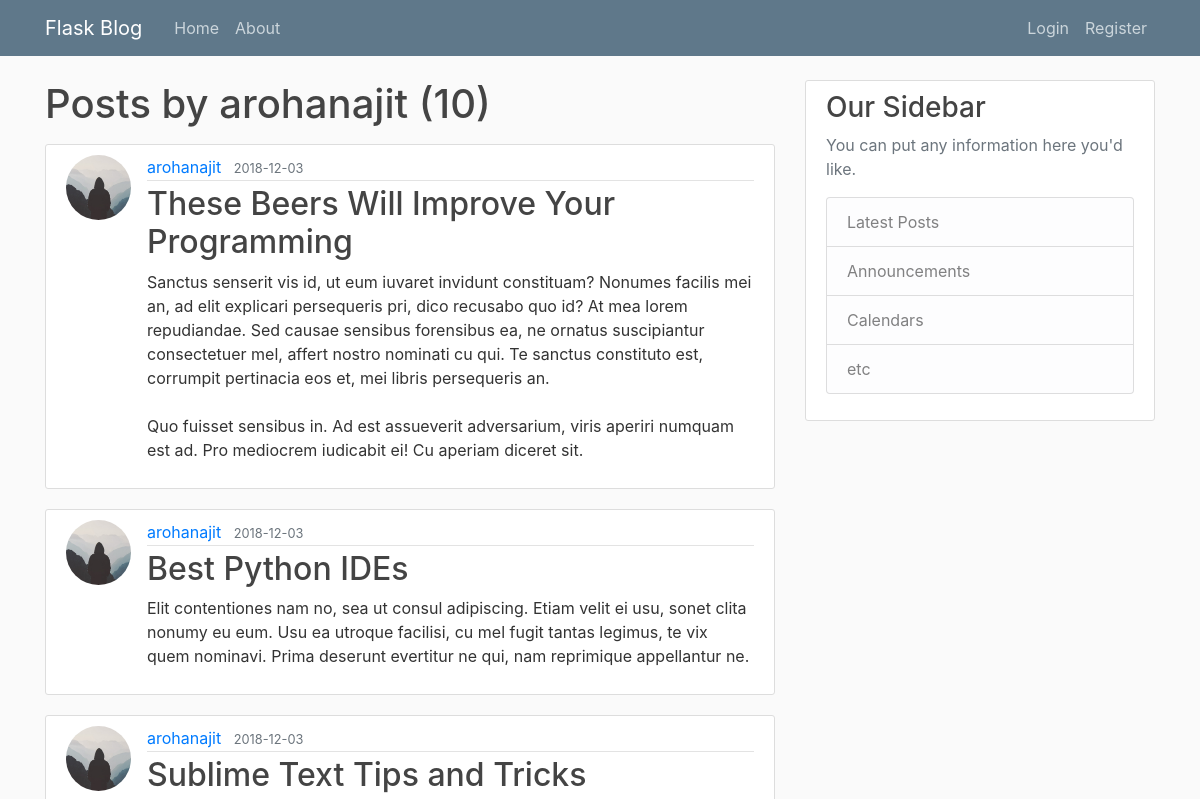
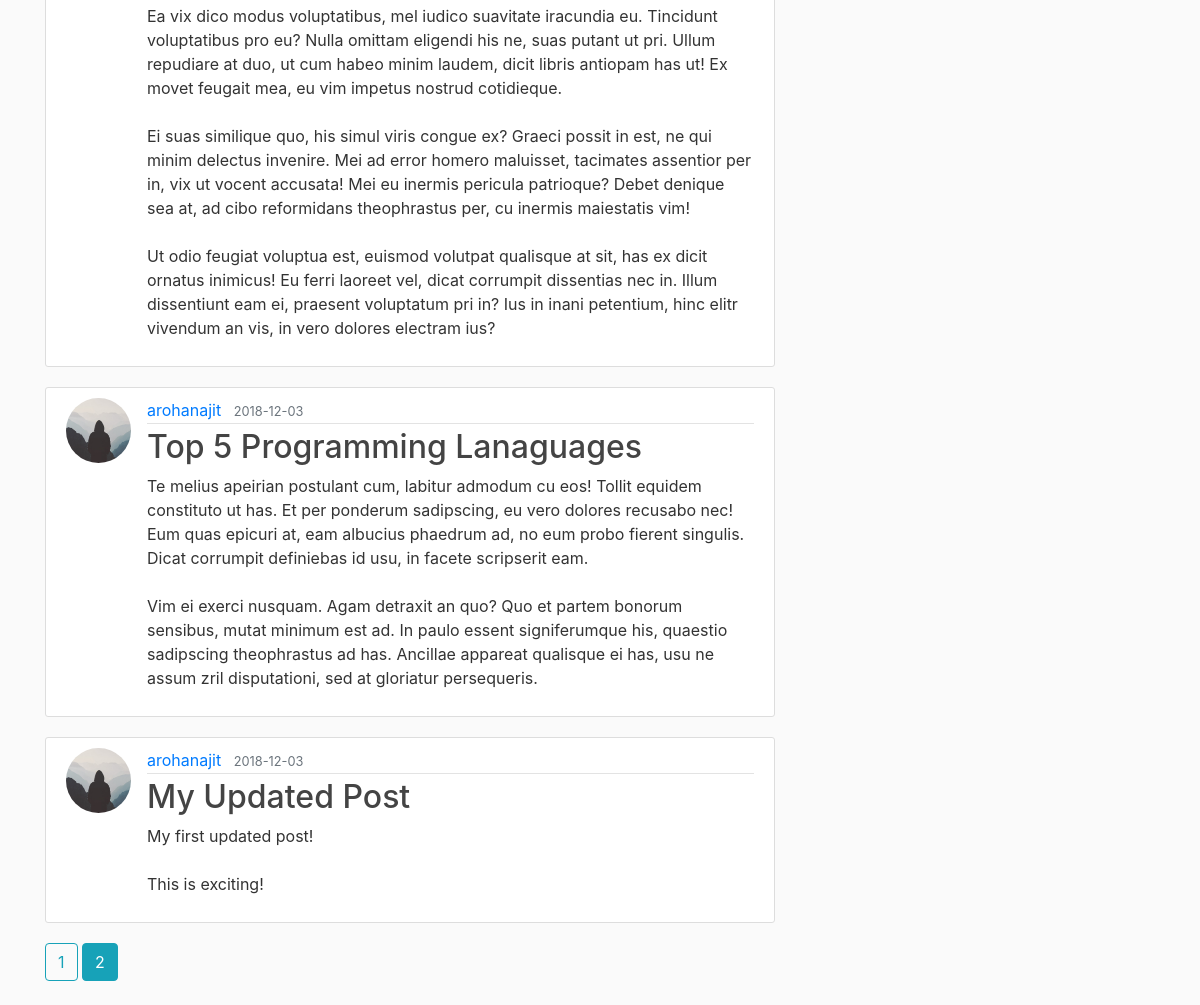
Page /user/arohanajit?page=2 on the committed database (2 pictures, top to bottom).
### flaskblog/models.py (models this page shows, shortened)
class User(db.Model, UserMixin):
    id = db.Column(db.Integer, primary_key=True)
    username = db.Column(db.String(20), unique=True, nullable=False)
    email = db.Column(db.String(120), unique=True, nullable=False)
    image = db.Column(db.String(20), nullable=False,
                           default='default.jpg')
    password = db.Column(db.String(60), nullable=False)
    posts = db.relationship('Post', backref='author', lazy=True)

class Post(db.Model):
    id = db.Column(db.Integer, primary_key=True)
    title = db.Column(db.String(100), nullable=False)
    date_posted = db.Column(db.DateTime, nullable=False,
                            default=datetime.utcnow)
    content = db.Column(db.Text, nullable=False)
    user_id = db.Column(db.Integer, db.ForeignKey('user.id'), nullable=False)

### flaskblog/users/routes.py (the view)
@users.route("/user/<string:username>")
def user_posts(username):
    page = request.args.get('page', 1, type=int)
    user = User.query.filter_by(username=username).first_or_404()
    posts = Post.query.filter_by(author=user).order_by(
        Post.date_posted.desc()).paginate(page=page, per_page=5)
    return render_template('user_post.html', posts=posts, user=user)

### flaskblog/templates/user_post.html
{% extends "layout.html" %}
    {% block content %}
    <h1 class="mb-3">Posts by {{ user.username}} ({{ posts.total}})</h1>
        {% for post in posts.items %}
            <article class="media content-section">
                <img class="rounded-circle article-img" src={{ url_for('static', filename='profile_pics/'+post.author.image)}}>
                <div class="media-body">
                    <div class="article-metadata">
                        <a class="mr-2" href="{{ url_for('users.user_posts', username = post.author.username) }}">
                                            {{ post.author.username }}</a>
                        <small class="text-muted">{{ post.date_posted.strftime('%Y-%m-%d') }}</small>
                    </div>
                    <h2><a class="article-title" href="{{ url_for('posts.post', post_id=post.id) }}">{{ post.title }}</a></h2>
                    <p class="article-content">{{ post.content }}</p>
                </div>
            </article>
        {% endfor %}
        {% for page_num in posts.iter_pages(left_edge=1, right_edge=1, left_current=1, right_current=2) %}
            {% if page_num %}
                {% if posts.page == page_num %}
                    <a class="btn btn-info mb-4" href="{{url_for('users.user_posts', username = user.username, page=page_num)}}">{{ page_num }}</a>
                {% else %}
                    <a class="btn btn-outline-info mb-4" href="{{url_for('users.user_posts', username = user.username, page=page_num)}}">{{ page_num }}</a>
                {% endif %}
            {% else %}
                ...
            {% endif %}
        {% endfor %}
{% endblock content %}

### flaskblog/static/main.css (style rules this page uses)
body { background: #fafafa; color: #333333; margin-top: 5rem; }
h1, h2, h3, h4, h5, h6 { color: #444444; }
.content-section { background: #ffffff; padding: 10px 20px; border: 1px solid #dddddd; border-radius: 3px; margin-bottom: 20px; }
.article-title { color: #444444; }
.article-content { white-space: pre-line; }
.article-img { height: 65px; width: 65px; margin-right: 16px; }
.article-metadata { padding-bottom: 1px; margin-bottom: 4px; border-bottom: 1px solid #e3e3e3 }

### rows in the picture
User: username "arohanajit"
Post: image (placeholder picture), author.username "arohanajit", date_posted "2018-12-03", title "These Beers Will Improve Your Programming", content "Sanctus senserit vis id, ut eum iuvaret invidunt constituam? Nonumes facilis mei an, ad elit explicari persequeris pri, dico recusabo quo id? At mea lorem repudiandae. Sed causae sensibus forensibus ea, ne ornatus suscipiantur consectetuer mel, affert nostro nominati cu qui. Te sanctus constituto est, corrumpit pertinacia eos et, mei libris persequeris an. Quo fuisset sensibus in. Ad est assueverit adversarium, viris aperiri numquam est ad. Pro mediocrem iudicabit ei! Cu aperiam diceret sit."
Post: image (placeholder picture), author.username "arohanajit", date_posted "2018-12-03", title "Best Python IDEs", content "Elit contentiones nam no, sea ut consul adipiscing. Etiam velit ei usu, sonet clita nonumy eu eum. Usu ea utroque facilisi, cu mel fugit tantas legimus, te vix quem nominavi. Prima deserunt evertitur ne qui, nam reprimique appellantur ne."
Post: image (placeholder picture), author.username "arohanajit", date_posted "2018-12-03", title "Sublime Text Tips and Tricks", content "Ea vix dico modus voluptatibus, mel iudico suavitate iracundia eu. Tincidunt voluptatibus pro eu? Nulla omittam eligendi his ne, suas putant ut pri. Ullum repudiare at duo, ut cum habeo minim laudem, dicit libris antiopam has ut! Ex movet feugait mea, eu vim impetus nostrud cotidieque. Ei suas similique quo, his simul viris congue ex? Graeci possit in est, ne qui minim delectus invenire. Mei ad error homero maluisset, tacimates assentior per in, vix ut vocent accusata! Mei eu inermis pericula patrioque? Debet denique sea at, ad cibo reformidans theophrastus per, cu inermis maiestatis vim! Ut odio feugiat voluptua est, euismod volutpat qualisque at sit, has ex dicit ornatus inimicus! Eu…"
Post: image (placeholder picture), author.username "arohanajit", date_posted "2018-12-03", title "Top 5 Programming Lanaguages", content "Te melius apeirian postulant cum, labitur admodum cu eos! Tollit equidem constituto ut has. Et per ponderum sadipscing, eu vero dolores recusabo nec! Eum quas epicuri at, eam albucius phaedrum ad, no eum probo fierent singulis. Dicat corrumpit definiebas id usu, in facete scripserit eam. Vim ei exerci nusquam. Agam detraxit an quo? Quo et partem bonorum sensibus, mutat minimum est ad. In paulo essent signiferumque his, quaestio sadipscing theophrastus ad has. Ancillae appareat qualisque ei has, usu ne assum zril disputationi, sed at gloriatur persequeris."
Post: image (placeholder picture), author.username "arohanajit", date_posted "2018-12-03", title "My Updated Post", content "My first updated post! This is exciting!"

### other values in the picture
{{ posts.total }} "10"
{{ page_num }} "1"
{{ page_num }} "2"
